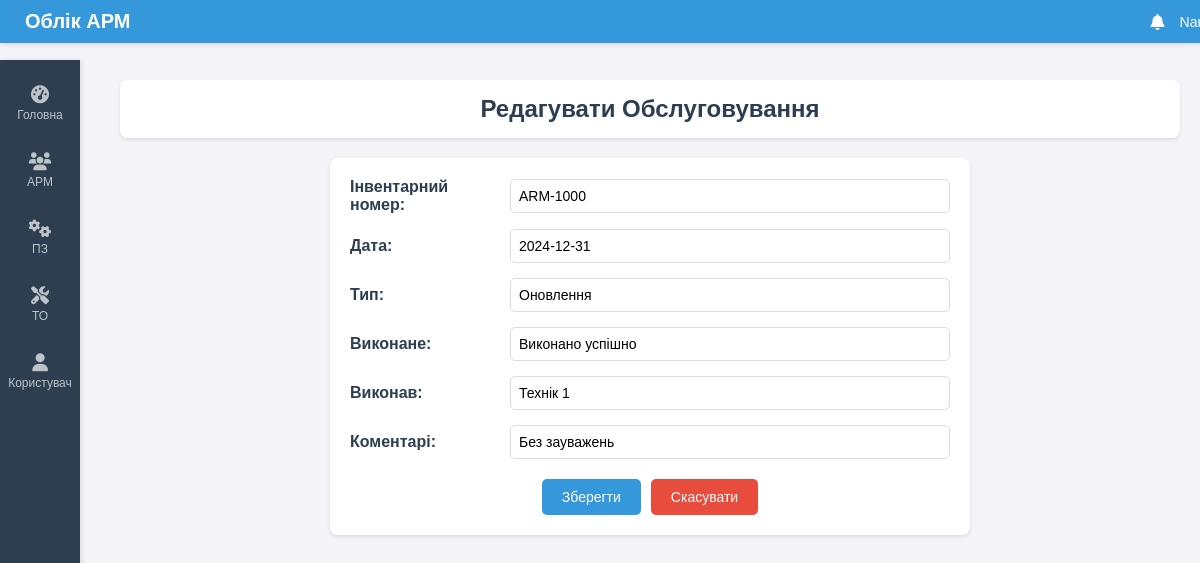
Screenshot of /edit_maintenance/2 with the database file from the repository.
### tables this page shows
CREATE TABLE maintenance (
    id INTEGER PRIMARY KEY AUTOINCREMENT,
    inventory_number TEXT,
    date TEXT,
    type TEXT,
    performed TEXT,
    performed_by TEXT,
    comments TEXT
);

### routes.py (the view, shortened to what this page needs)
@main_bp.route('/edit_maintenance/<int:maintenance_id>', methods=['GET', 'POST'])
def edit_maintenance(maintenance_id):
    try:
        maintenance = get_maintenance_by_id(maintenance_id)
        inventory_numbers = get_inventory_numbers()
        if not maintenance:
            return "Обслуговування не знайдено", 404
        return render_template('edit_maintenance.html', maintenance=maintenance, inventory_numbers=inventory_numbers)
    except Exception as e:
        return f"Помилка: {e}", 500

### db.py (called while the page is built)
def get_db_connection():
    try:
        conn = sqlite3.connect('workplaces.db')
        conn.row_factory = sqlite3.Row
        return conn
    except sqlite3.Error as e:
        raise Exception(f"Помилка підключення до бази даних: {e}")

def get_inventory_numbers():
    conn = get_db_connection()
    try:
        cursor = conn.cursor()
        cursor.execute('SELECT inventory_number FROM workplaces')
        return [row['inventory_number'] for row in cursor.fetchall()]
    except sqlite3.Error as e:
        raise Exception(f"Помилка отримання інвентарних номерів: {e}")
    finally:
        conn.close()

def get_maintenance_by_id(maintenance_id):
    conn = get_db_connection()
    try:
        cursor = conn.cursor()
        cursor.execute('SELECT * FROM maintenance WHERE id = ?', (maintenance_id,))
        return cursor.fetchone()
    except sqlite3.Error as e:
        raise Exception(f"Помилка отримання обслуговування за ID {maintenance_id}: {e}")
    finally:
        conn.close()

### templates/edit_maintenance.html (shortened to what this page needs)
{% extends "base.html" %}
{% block content %}
    <div class="header">
        <h1>Редагувати Обслуговування</h1>
    </div>
    <div class="form-container">
        <form method="POST" action="/edit_maintenance/{{ maintenance['id'] }}">
            <div class="form-group">
                <label for="inventory_number">Інвентарний номер:</label>
                <input type="text" id="inventory_number" name="inventory_number" list="inventory_numbers" value="{{ maintenance['inventory_number'] }}" required>
            </div>
            <div class="form-group">
                <label for="maintenance_date">Дата:</label>
                <input type="text" id="maintenance_date" name="maintenance_date" value="{{ maintenance['date'] }}" required>
            </div>
            <div class="form-group">
                <label for="type">Тип:</label>
                <input type="text" id="type" name="type" value="{{ maintenance['type'] }}" required>
            </div>
            <div class="form-group">
                <label for="performed">Виконане:</label>
                <input type="text" id="performed" name="performed" value="{{ maintenance['performed'] }}" required>
            </div>
            <div class="form-group">
                <label for="performed_by">Виконав:</label>
                <input type="text" id="performed_by" name="performed_by" value="{{ maintenance['performed_by'] }}" required>
            </div>
            <div class="form-group">
                <label for="maintenance_comments">Коментарі:</label>
                <input type="text" id="maintenance_comments" name="maintenance_comments" value="{{ maintenance['comments'] }}">
            </div>
            <div class="form-buttons">
                <button type="submit" class="submit-btn">Зберегти</button>
                <a href="/maintenance" class="cancel-btn">Скасувати</a>
            </div>
        </form>
    </div>
{% endblock %}

### static/styles.css (style rules this page uses)
body { font-family: 'Arial', sans-serif; background-color: #f4f4f9; color: #333; margin: 0; padding: 0; }
.header { background-color: #fff; padding: 15px; border-radius: 8px; box-shadow: 0 2px 4px rgba(0,0,0,0.1); margin-bottom: 20px; text-align: center; }
h1 { margin: 0; font-size: 24px; color: #2c3e50; }
a { color: #2980b9; text-decoration: none; font-size: 12px; }
.form-container { max-width: 600px; margin: 0 auto; background-color: #fff; padding: 20px; border-radius: 8px; box-shadow: 0 2px 4px rgba(0,0,0,0.1); }
.form-group { display: flex; align-items: center; margin-bottom: 15px; }
.form-group label { width: 150px; font-weight: bold; color: #2c3e50; margin-right: 10px; }
.form-group input { flex: 1; padding: 8px; border: 1px solid #ddd; border-radius: 5px; font-size: 14px; }
.form-buttons { display: flex; justify-content: center; gap: 10px; margin-top: 20px; }
.submit-btn { padding: 10px 20px; background-color: #3498db; color: #fff; border: none; border-radius: 5px; cursor: pointer; font-size: 14px; }
.cancel-btn { padding: 10px 20px; background-color: #e74c3c; color: #fff; border: none; border-radius: 5px; text-decoration: none; font-size: 14px; text-align: center; }

### rows the page displays
maintenance: inventory_number "ARM-1000", maintenance_date "2024-12-31", type "Оновлення", performed "Виконано успішно", performed_by "Технік 1", maintenance_comments "Без зауважень"
